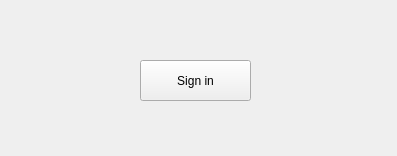
<?xml version="1.0" encoding="UTF-8"?>
<ui version="4.0">
 <class>Sign_Widget</class>
 <widget class="QWidget" name="Sign_Widget">
  <property name="geometry">
   <rect>
    <x>0</x>
    <y>0</y>
    <width>397</width>
    <height>156</height>
   </rect>
  </property>
  <property name="windowTitle">
   <string>Form</string>
  </property>
  <widget class="QPushButton" name="Sign_BTN">
   <property name="geometry">
    <rect>
     <x>140</x>
     <y>60</y>
     <width>111</width>
     <height>41</height>
    </rect>
   </property>
   <property name="text">
    <string>Sign in</string>
   </property>
  </widget>
 </widget>
 <resources/>
 <connections/>
</ui>
